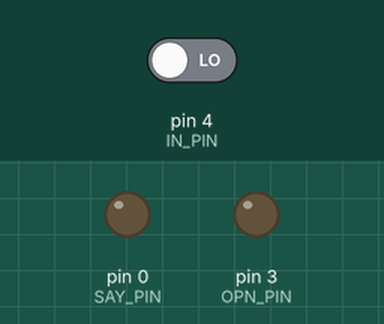
Recording of a sketch running on a simulated Arduino Uno, built with avr-gcc and run on an emulated ATmega328P. On the bench: output pins drawn as LEDs (lit = HIGH). The inputs (shaded band) are chosen by the test bench; at power-on: pin 4 (IN_PIN) LOW.

Above: at 1.2 s.
1.3 s: pin 4 (IN_PIN) driven HIGH
At 1.7 s:
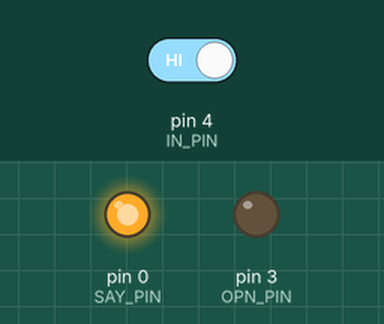
At 2.35 s:
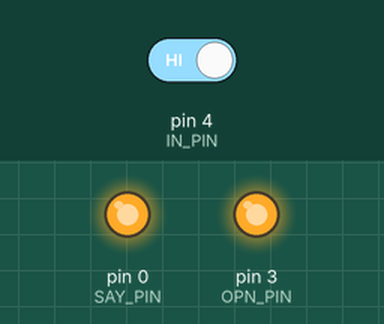
Timing chart, 0 to 4.9 s (numbered marks = the images above; inputs shaded):
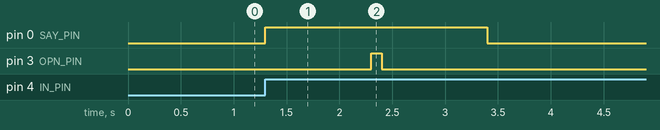

The sketch:

Firmware_Domofon.ino
```cpp
#define IN_PIN 4
#define SAY_PIN 0
#define OPN_PIN 3

void setup() {
  pinMode(IN_PIN, INPUT);
  pinMode(SAY_PIN, OUTPUT);
  pinMode(OPN_PIN, OUTPUT);
}

void loop() {
  if (digitalRead(IN_PIN)) {
    digitalWrite(SAY_PIN, HIGH);
    delay(1000);
    digitalWrite(OPN_PIN, HIGH);
    delay(100);
    digitalWrite(OPN_PIN, LOW);
    delay(1000);
    digitalWrite(SAY_PIN, LOW);

    while (digitalRead(IN_PIN));
    delay(5000);
  }
}
```

Measured:
- after the input at 1.3 s, pin 0 (SAY_PIN): LOW → HIGH at once, → LOW 2.1 s later; pin 3 (OPN_PIN): LOW → HIGH after 1.0 s, → LOW 0.10 s later
